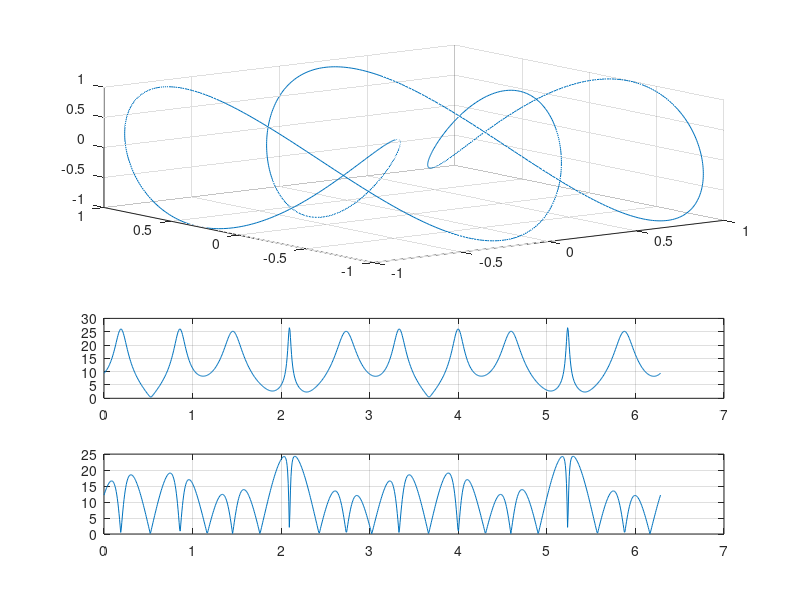

Here is the MATLAB script that generated this plot:
function p_plast1

DT = 2*pi;
t = 0:DT/1000:DT;
p = [1 1 1 DT DT/3 DT/5 0 90 30];
[r v a] = f_motion_params(t, p);

n = length(a);
at = zeros(3,n);
an = zeros(3,n);
et = zeros(3,n);
en = zeros(3,n);
eb = zeros(3,n);
for i=1:n
    et(:,i) = v(:,i)/norm(v(:,i));
    at(:,i) = a(:,i)'*et(:,i)*et(:,i);
    an(:,i) = a(:,i) - at(:,i);
    en(:,i) = an(:,i)/norm(an(:,i));
    eb(:,i) = cross(et(:,i), en(:,i));
%     norm(an(:,i))
end

subplot(4,1,1:2);
plot3(r(1,:), r(2,:), r(3,:));
grid on;
subplot(4,1,3);
% plot3(v(1,:), v(2,:), v(3,:));
%plot(t, hypot(v(1,:),hypot(v(2,:),v(3,:))));
plot(t, hypot(an(1,:),hypot(an(2,:),an(3,:))));
grid on;
subplot(4,1,4);
% plot3(a(1,:), a(2,:), a(3,:));
%plot(t, hypot(a(1,:),hypot(a(2,:),a(3,:))));
plot(t, hypot(at(1,:),hypot(at(2,:),at(3,:))));
grid on;



end

function [r v a] = f_motion_params(t, p)
%
    
    A  = [p(1); p(2); p(3)];
    om = 2*pi./[p(4); p(5); p(6)];
    fi = pi/180*[p(7); p(8); p(9)];

    si = sin(om*t + repmat(fi,1,length(t)));
    co = cos(om*t + repmat(fi,1,length(t)));
    o1 = repmat(om, 1, length(t));
    o2 = repmat(om.^2, 1, length(t));
    r = repmat(A,1,length(t)).*si;
    v = repmat(A,1,length(t)).*o1.*co;
    a = -repmat(A,1,length(t)).*o2.*si;

end
